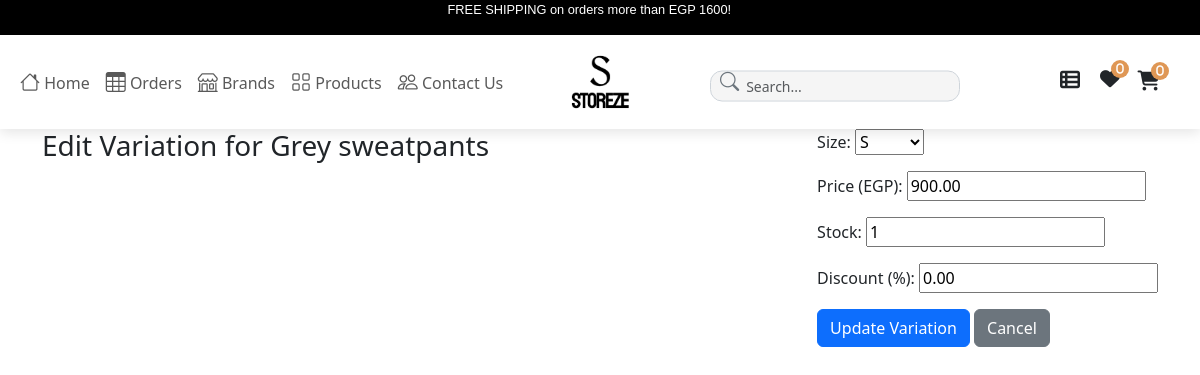
Page /variation/edit/15/ (signed in) on the earlier database version.
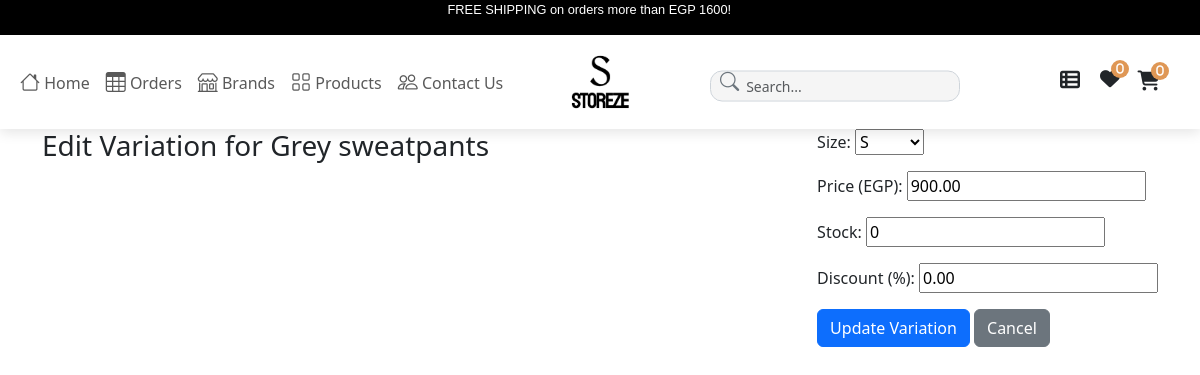
Same page on the later database version.
### app/models.py (models this page shows, shortened)
class ProductVariation(models.Model):
    product = models.ForeignKey(Product, on_delete=models.CASCADE, related_name='variations')
    size = models.ForeignKey(Size, on_delete=models.CASCADE)
    stock = models.PositiveIntegerField(default=0)  # Track available stock for each size
    price = models.DecimalField(max_digits=10, decimal_places=2, default=0)  # Price for specific variations
    discount = models.DecimalField(max_digits=5, decimal_places=2, default=0, blank=True, null=True)  # Discount for specific variations
    class Meta:
        unique_together = ('product', 'size')  # Ensure unique combinations of product and size

### app/views.py (the view)
# urls.py: path('variation/edit/<int:variation_id>/', views.edit_product_variation, name='edit_product_variation'),
@login_required
def edit_product_variation(request, variation_id):
    variation = get_object_or_404(ProductVariation, id=variation_id)
    product = variation.product
    if product.vendor.user != request.user:
        messages.error(request, "You do not have permission to edit this variation.")
        return redirect('vendor_dashboard')
    if request.method == 'POST':
        form = ProductVariationForm(request.POST, instance=variation)
        if form.is_valid():
            form.save()
            product.total_quantity = product.variations.aggregate(total=Sum('stock'))['total'] or 0
            product.save()
            messages.success(request, "Variation updated successfully.")
            return redirect('post_product_variation', product_id=product.id)
    else:
        form = ProductVariationForm(instance=variation)
    return render(request, 'vendor/edit_product_variation.html', {
        'form': form,
        'variation': variation,
        'product': product
    })

### app/forms.py
class ProductVariationForm(forms.ModelForm):
    class Meta:
        model = ProductVariation
        fields = ['size', 'price', 'stock', 'discount']
        labels = {
            'size': 'Size',
            'price': 'Price (EGP)',
            'stock': 'Stock',
            'discount': 'Discount (%)',
        }

### app/context_processors.py (called while the page is built)
def wishlist_count(request):
    if request.user.is_authenticated:
        return {'wishlist_count': Wishlist.objects.filter(user=request.user).count()}
    return {'wishlist_count': 0}

### app/models.py (called while the page is built)
    def __str__(self):
        return self.name

### app/templates/vendor/edit_product_variation.html (shortened to what this page needs)
{% extends 'app/base.html' %}
{% block content %}
<div class="container">
    <h3 class="mb-4">Edit Variation for {{ product.product_name }}</h3>
    <form method="POST">
        {{ form.as_p }}
        <button type="submit" class="btn btn-primary">Update Variation</button>
        <a href="{% url 'post_product_variation' product.id %}" class="btn btn-secondary">Cancel</a>
    </form>
</div>
{% endblock %}

Differences in the rows shown:
changed ProductVariation: stock "1" → "0"
